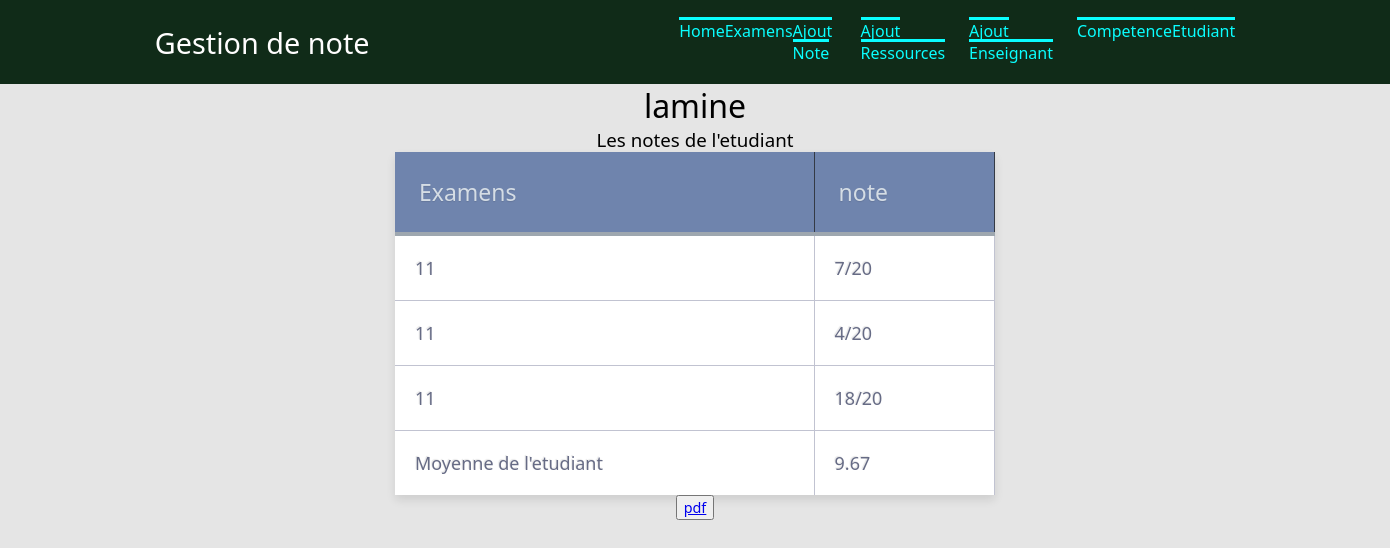
Before: /affiche/1/ with the older database file.
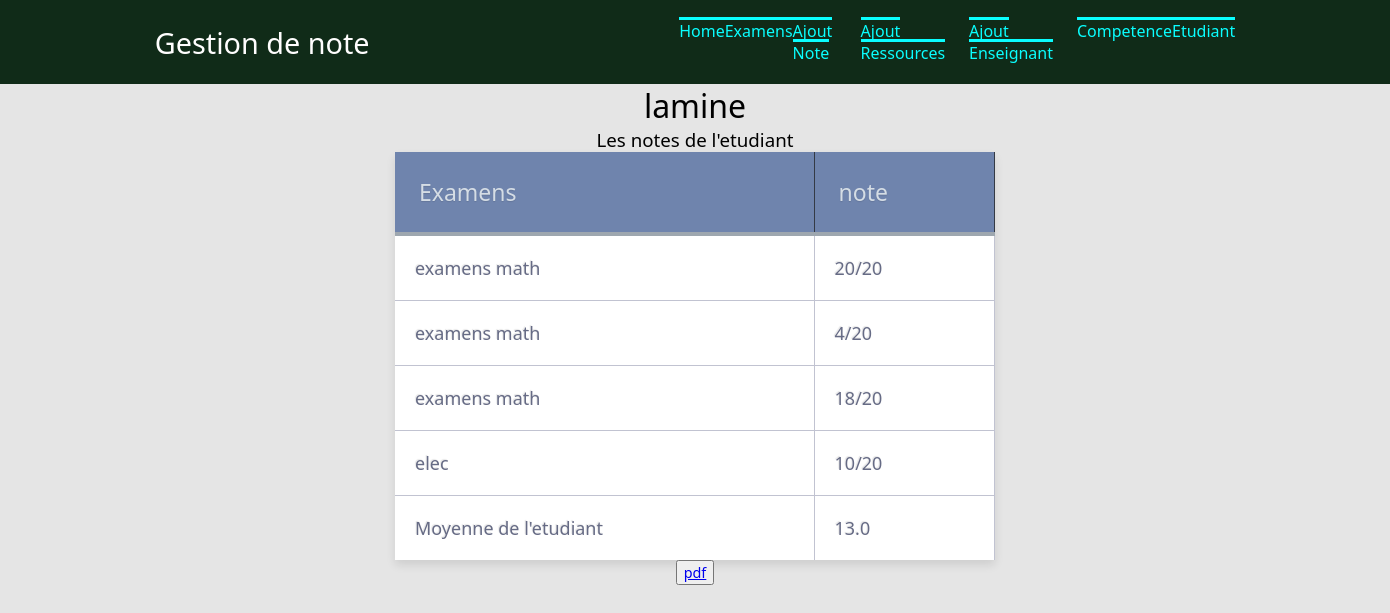
After: the same page with the newer database file.
### gestion/models.py (models this page shows, shortened)
class Notes(models.Model):
    examens = models.ForeignKey('Examens', on_delete=models.CASCADE,null = True,)
    etudiant =models.ForeignKey('Etudiant', on_delete=models.CASCADE,null = True,)
    note =models.IntegerField(blank=False, null=True)
    appreciation =models.TextField(null=True, blank=True)

class Examens(models.Model):
    titre = models.CharField(max_length=100)
    date = models.DateField(blank=True, null = True)
    coefficient = models.CharField(max_length=100)
    ressources = models.ForeignKey('Ressources', on_delete=models.CASCADE,null = True,)
    def __str__(self):
        return  self.titre

### gestion/views.py (the view)
# urls.py: path('affiche/<int:id>/', views.affiche),
def affiche(request, id):
    etudiant = models.Etudiant.objects.get(pk=id)
    notes = list(models.Notes.objects.filter(etudiant=etudiant))
    moyenne = 0.0
    coeff = 0.0
    for i in notes:
        examen = models.Examens.objects.get(id=i.examens.id)
        moyenne = moyenne + i.note * float(examen.coefficient)
        coeff = coeff + float(examen.coefficient)
        print(f'{i.note} / {examen.coefficient}')
    if coeff != 0:
        moyenne = round(moyenne/coeff,2)
        print(f'{moyenne}')
    return render(request,"gestion/affiche.html",{'etudiants': etudiant,'notes': notes,"moyenne":moyenne,"examen": examen,"coefff":examen.coefficient,"coeff":coeff})

### gestion/templates/gestion/affiche.html (shortened to what this page needs)
     {% extends "gestion/main.html" %}
{% block content %}
<h1>{{etudiants.nom}}</h1>
<div class="Titre">
<h3>Les notes de l'etudiant</h3>
</div>
<table class="table">
<tr>
<th>Examens</th>
<th> note</th>
</tr>
{% for l in notes %}
<tr>
<td>{{l.examens}}</td>
<td>{{l.note}}/20</td>
</tr>
{%endfor%}
<td>Moyenne de l'etudiant </td>
<td> {{moyenne}}</td>
</table>
<button name="button"><a href="/gestion/notes_pdf/" target="blank"> pdf </a></button>
{% endblock %}

Changed rows visible on the page:
changed Notes (number 1 of 4 on the later page): examens "11" → "examens math"; note "7" → "20"
changed through a linked row, Notes (number 2 of 4 on the later page): examens "11" → "examens math"
changed through a linked row, Notes (number 3 of 4 on the later page): examens "11" → "examens math"
added Notes: examens "elec", note "10"
Other visible differences:
{{ moyenne }}: "9.67" → "13.0"
